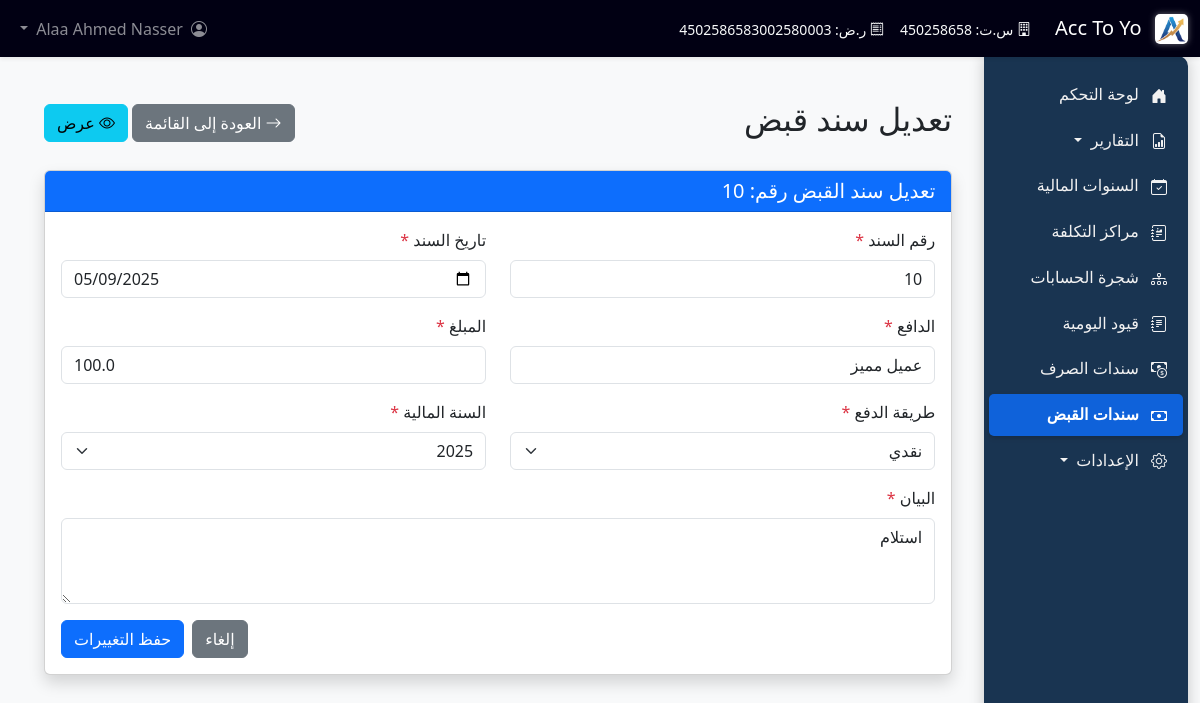
Screenshot of /receipt_vouchers/edit/10 (signed in) with the database file from the repository.
### tables this page shows
CREATE TABLE "receipt_vouchers" (
	"id"	INTEGER,
	"voucher_number"	INTEGER NOT NULL,
	"voucher_date"	DATE NOT NULL,
	"payer"	TEXT NOT NULL,
	"amount"	REAL NOT NULL,
	"payment_method"	TEXT NOT NULL,
	"check_number"	TEXT,
	"check_date"	DATE,
	"description"	TEXT,
	"financial_year_id"	INTEGER NOT NULL,
	"created_by"	INTEGER NOT NULL,
	"created_at"	TIMESTAMP DEFAULT CURRENT_TIMESTAMP,
	"updated_by"	INTEGER,
	"updated_at"	TIMESTAMP,
	"is_posted"	INTEGER DEFAULT 0,
	"posted_by"	INTEGER,
	"posted_at"	TIMESTAMP,
	PRIMARY KEY("id" AUTOINCREMENT),
	FOREIGN KEY("created_by") REFERENCES "users"("id"),
	FOREIGN KEY("financial_year_id") REFERENCES "financial_years"("id"),
	FOREIGN KEY("posted_by") REFERENCES "users"("id"),
	FOREIGN KEY("updated_by") REFERENCES "users"("id")
);

CREATE TABLE financial_years (
                id INTEGER PRIMARY KEY AUTOINCREMENT,
                year_name TEXT NOT NULL UNIQUE, -- e.g., "2024" or "2023-2024"
                start_date DATE NOT NULL,
                end_date DATE NOT NULL,
                is_active INTEGER DEFAULT 1, -- 1 = Active (can be selected), 0 = Inactive
                is_closed INTEGER DEFAULT 0, -- 0 = Open (can add entries), 1 = Closed (read-only)
                created_at TIMESTAMP DEFAULT CURRENT_TIMESTAMP
                -- Optional constraint: CHECK(end_date > start_date)
            );

### app.py (the view, shortened to what this page needs)
@app.route('/receipt_vouchers/edit/<int:voucher_id>', methods=['GET', 'POST'])
@require_login
def edit_receipt_voucher(voucher_id):
    conn = None
    try:
        conn = get_db()
        cursor = conn.cursor()
        cursor.execute("SELECT * FROM receipt_vouchers WHERE id = ?", (voucher_id,))
        voucher = cursor.fetchone()
        if not voucher:
            flash('سند القبض المطلوب غير موجود.', 'danger')
            return redirect(url_for('list_receipt_vouchers'))
        if voucher['is_posted']:
            flash('لا يمكن تعديل سند قبض مرحل.', 'danger')
            return redirect(url_for('view_receipt_voucher', voucher_id=voucher_id))
        cursor.execute("SELECT * FROM financial_years ORDER BY year_name")
        financial_years = cursor.fetchall()
        return render_template('edit_receipt_voucher.html',
                              voucher=voucher,
                              financial_years=financial_years)
    except sqlite3.Error as e:
        flash(f"حدث خطأ أثناء تعديل سند القبض: {e}", 'danger')
        return redirect(url_for('list_receipt_vouchers'))
    finally:
        if conn:
            conn.close()

### app.py (called while the page is built)
@app.before_request
def handle_fiscal_years_alias():
    try:
        conn = get_db()
        cursor = conn.cursor()
        cursor.execute("SELECT name FROM sqlite_master WHERE type='table' AND name='fiscal_years'")
        if not cursor.fetchone():
            cursor.execute("CREATE VIEW IF NOT EXISTS fiscal_years AS SELECT * FROM financial_years")
            conn.commit()
    except sqlite3.Error as e:
        print(f"خطأ في إنشاء fiscal_years view: {e}")
    finally:
        if conn:
            conn.close()

def is_logged_in():
    return 'user_id' in session

def require_login(f):
    @wraps(f)
    def decorated_function(*args, **kwargs):
        if not is_logged_in():
            flash('الرجاء تسجيل الدخول للوصول إلى هذه الصفحة.', 'warning')
            return redirect(url_for('login', next=request.url)) # تمرير الصفحة المطلوبة بعد تسجيل الدخول
        return f(*args, **kwargs)
    return decorated_function

def get_company_profile():
    company_profile_path = os.path.join(os.path.dirname(__file__), 'company_profile.json')
    try:
        with open(company_profile_path, 'r', encoding='utf-8') as file:
            company_profile = json.load(file)
    except Exception as e:
        company_profile = {
            "companyName": "شركة مستويات التشغيل للمقاولات",
            "commercialRegistrationNumber": "450258658",
            "taxIdentificationNumber": "450258658300258",
            "logoPath": "assets/images/logo.png"
        }
        print(f"خطأ في قراءة ملف معلومات الشركة: {e}")
    if 'logoPath' in company_profile:
        if not company_profile['logoPath'].startswith('static/'):
            company_profile['logoPath'] = 'assets/images/logo.png'
    return company_profile

@app.context_processor
def inject_company_profile():
    return {'company_profile': get_company_profile()}

### database.py (called while the page is built)
def get_db():
    conn = sqlite3.connect(DATABASE_NAME)
    conn.row_factory = sqlite3.Row
    conn.execute("PRAGMA foreign_keys = ON")
    return conn

### templates/edit_receipt_voucher.html (shortened to what this page needs)
{% extends 'base.html' %}
{% block content %}
<div class="container mt-4">
    <div class="d-flex justify-content-between align-items-center mb-4">
        <h2>تعديل سند قبض</h2>
        <div>
            <a href="{{ url_for('list_receipt_vouchers') }}" class="btn btn-secondary">
                <i class="bi bi-arrow-right"></i> العودة إلى القائمة
            </a>
            <a href="{{ url_for('view_receipt_voucher', voucher_id=voucher.id) }}" class="btn btn-info">
                <i class="bi bi-eye"></i> عرض
            </a>
        </div>
    </div>
    <div class="card shadow">
        <div class="card-header bg-primary text-white">
            <h5 class="mb-0">تعديل سند القبض رقم: {{ voucher.voucher_number }}</h5>
        </div>
        <div class="card-body">
            <form method="post" action="{{ url_for('edit_receipt_voucher', voucher_id=voucher.id) }}">
                <div class="row mb-3">
                    <div class="col-md-6">
                        <label for="voucher_number" class="form-label">رقم السند <span class="text-danger">*</span></label>
                        <input type="text" class="form-control" id="voucher_number" name="voucher_number" value="{{ voucher.voucher_number }}" readonly>
                    </div>
                    <div class="col-md-6">
                        <label for="voucher_date" class="form-label">تاريخ السند <span class="text-danger">*</span></label>
                        <input type="date" class="form-control" id="voucher_date" name="voucher_date" value="{{ voucher.voucher_date }}" required>
                    </div>
                </div>
                <div class="row mb-3">
                    <div class="col-md-6">
                        <label for="payer" class="form-label">الدافع <span class="text-danger">*</span></label>
                        <input type="text" class="form-control" id="payer" name="payer" value="{{ voucher.payer }}" required>
                    </div>
                    <div class="col-md-6">
                        <label for="amount" class="form-label">المبلغ <span class="text-danger">*</span></label>
                        <input type="number" step="0.01" min="0.01" class="form-control" id="amount" name="amount" value="{{ voucher.amount }}" required>
                    </div>
                </div>
                <div class="row mb-3">
                    <div class="col-md-6">
                        <label for="payment_method" class="form-label">طريقة الدفع <span class="text-danger">*</span></label>
                        <select class="form-select" id="payment_method" name="payment_method" required onchange="toggleCheckFields()">
                            <option value="نقدي" {% if voucher.payment_method == 'نقدي' %}selected{% endif %}>نقدي</option>
                        </select>
                    </div>
                    <div class="col-md-6">
                        <label for="financial_year_id" class="form-label">السنة المالية <span class="text-danger">*</span></label>
                        <select class="form-select" id="financial_year_id" name="financial_year_id" required>
                            {% for year in financial_years %}
                            <option value="{{ year.id }}" {% if year.id == voucher.financial_year_id %}selected{% endif %}>{{ year.year_name }}</option>
                            {% endfor %}
                        </select>
                    </div>
                </div>
                <div class="row mb-3">
                    <div class="col-md-12">
                        <label for="description" class="form-label">البيان <span class="text-danger">*</span></label>
                        <textarea class="form-control" id="description" name="description" rows="3" required>{{ voucher.description }}</textarea>
                    </div>
                </div>
                <div class="d-flex justify-content-end">
                    <a href="{{ url_for('list_receipt_vouchers') }}" class="btn btn-secondary me-2">إلغاء</a>
                    <button type="submit" class="btn btn-primary">حفظ التغييرات</button>
                </div>
            </form>
        </div>
    </div>
</div>
{% endblock %}

### templates/base.html (style rules this page uses)
body { padding-top: 56px; background-color: #f8f9fa; }
html { scroll-behavior: smooth; }

### rows the page displays
receipt_vouchers: voucher_number "10", voucher_date "05/09/2025", payer "عميل مميز", amount "100.0", payment_method "نقدي", financial_year_id "2025", description "استلام"

### other values shown
{{ company_profile.companyName if company_profile else "Acc Too You" }} "Acc To Yo"
{{ company_profile.commercialRegistrationNumber if company_profile }} "450258658"
{{ company_profile.taxIdentificationNumber if company_profile }} "4502586583002580003"
{{ session.full_name or session.username }} "Alaa Ahmed Nasser"
